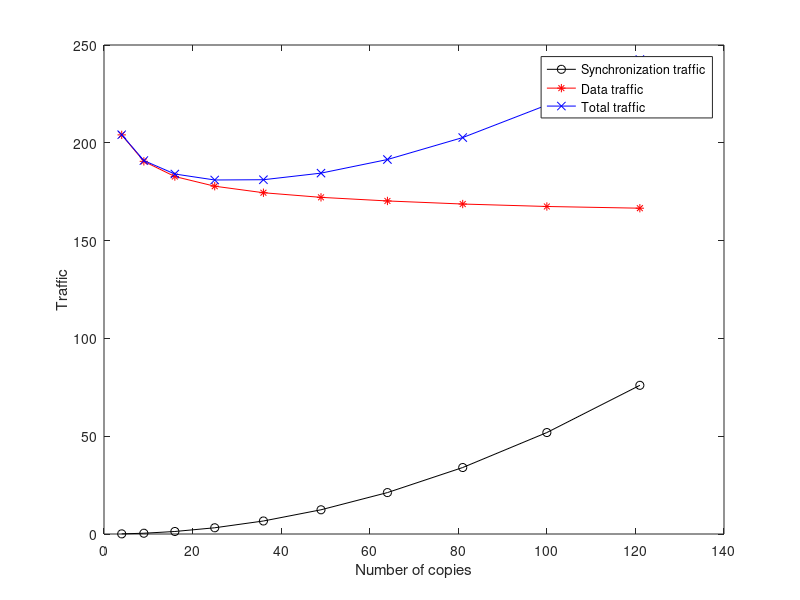

The MATLAB source for this figure:
clearvars
close all
clc

load distances

sizeOfCopies=10;
lambdaD = 3;
N = 100; %nodes
lambdaS=0.01;

c=c(1:sizeOfCopies);
mDist=mDist(1:sizeOfCopies);
syncDist=syncDist(1:sizeOfCopies);

syncTfc=lambdaS*syncDist.*c.*(c-1);
dataTfc=lambdaD*N*mDist;

totTfc=syncTfc + dataTfc;

plot(c,syncTfc,'-ok')
hold on
plot(c,dataTfc,'-*r')
plot(c,totTfc,'-xb')
xlabel('Number of copies')
ylabel('Traffic')

legend('Synchronization traffic','Data traffic','Total traffic')
